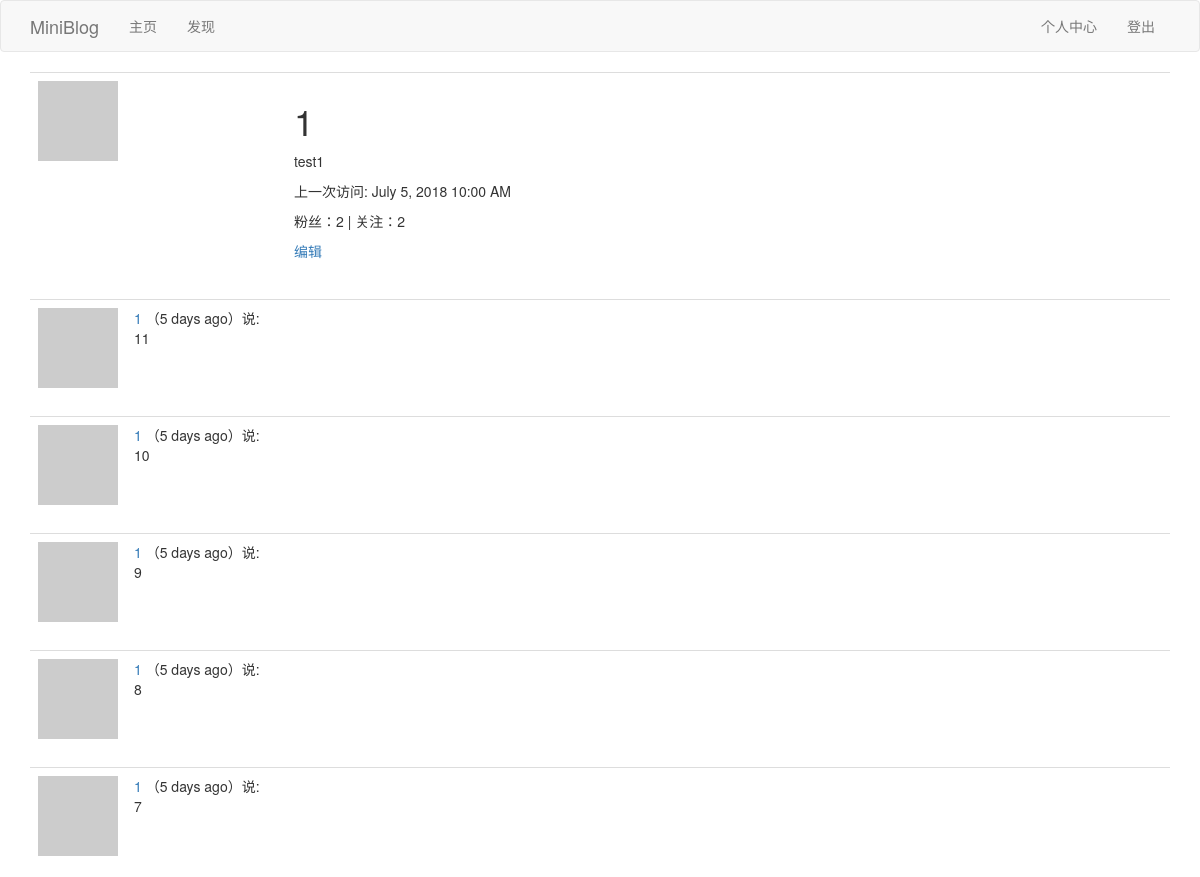
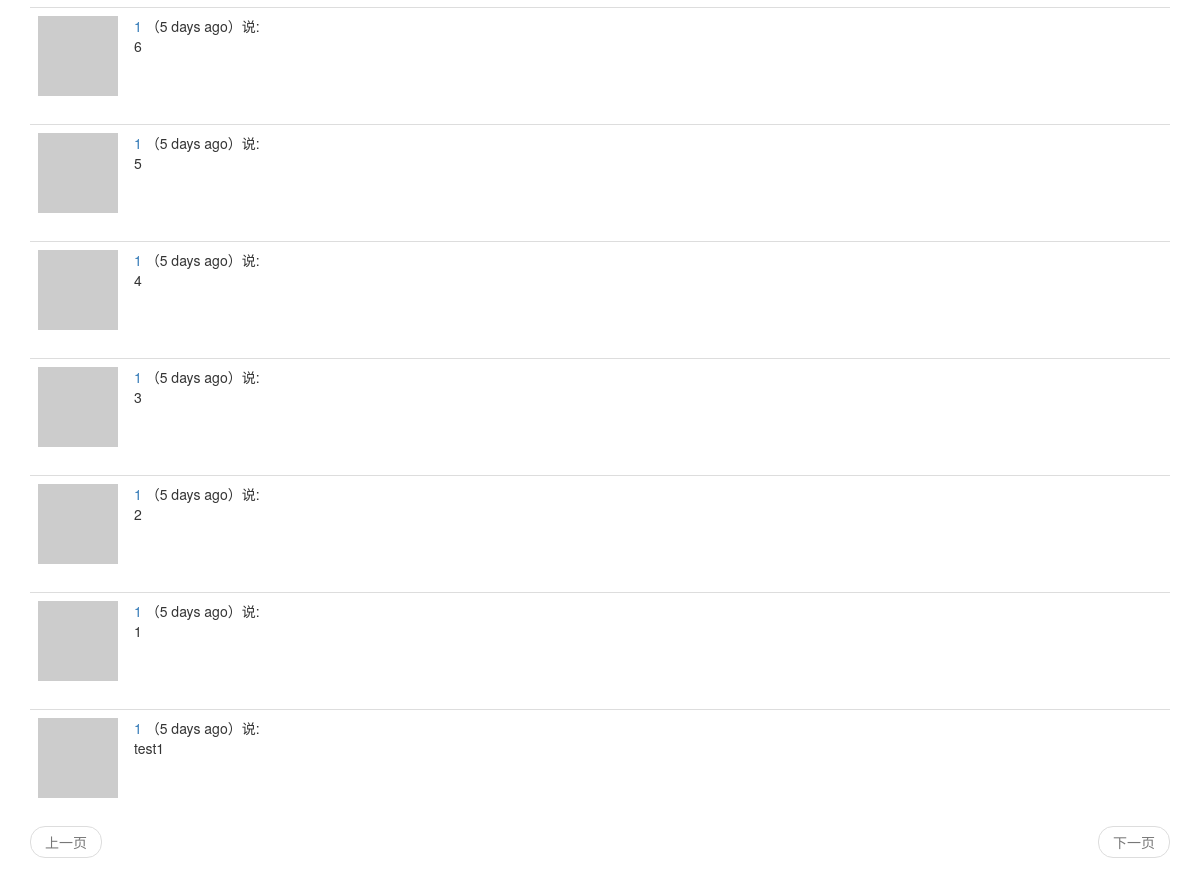
/user/1 (signed in), run on the app's committed database (2 pictures, top to bottom).
### app/models.py (models this page shows, shortened)
class User(UserMixin,db.Model):
	__tablename__ = 'user'
	id = db.Column(db.Integer,primary_key=True)
	username = db.Column(db.String(64),index=True,unique=True)
	email = db.Column(db.String(64),index=True,unique=True)
	password_hash = db.Column(db.String(128))
	posts = db.relationship('Post',backref='author',lazy='dynamic')
	about_me = db.Column(db.String(140))
	last_seen = db.Column(db.DateTime,default=datetime.utcnow)
	def __repr__(self):
		return '<User {}'.format(self.username)
	__str__ = __repr__
	def avatar(self,size):
		digest = md5(self.email.lower().encode('utf-8')).hexdigest()
		return r'https://www.gravatar.com/avatar/{}?d=identicon&s={}'.format(digest,size)
	followed = db.relationship("User",secondary=followers,
		primaryjoin=(followers.c.follower_id == id),
		secondaryjoin=(followers.c.followed_id == id),
		backref=db.backref('followers',lazy='dynamic'),lazy='dynamic'
		)

class Post(db.Model):
    id = db.Column(db.Integer, primary_key=True)
    body = db.Column(db.String(140))
    timestamp = db.Column(db.DateTime, index=True, default=datetime.utcnow)
    user_id = db.Column(db.Integer, db.ForeignKey('user.id'))
    language = db.Column(db.String(5))

### app/main/views.py (the view)
@bp.route('/user/<username>')
@login_required
def user(username):
	user = User.query.filter_by(username=username).first_or_404()
	page = request.args.get('page',1,type=int)
	posts = user.posts.order_by(Post.timestamp.desc()).paginate(
		page,app.config['POSTS_PER_PAGE'],False)
	next_url = url_for('main.user',username=username,page=posts.next_num) if posts.has_next else None
	prev_url = url_for('main.user',username=username,page=posts.prev_num) if posts.has_prev else None
	return render_template('user.html',user=user,posts=posts.items,next_url=next_url, prev_url=prev_url)

### app/main/views.py (called while the page is built)
@app.before_request
def before_request():
	if current_user.is_authenticated:
		current_user.last_seen = datetime.utcnow()
		db.session.commit()
	g.locale = str(get_locale())

### app/models.py (called while the page is built)
@login.user_loader
def load_user(id):
	return User.query.get(int(id))

### app/main/templates/user.html
{% extends "base.html" %}
{% block app_content %}
	<table class="table table-hover">
        <tr>
            <td width="256px"><img src="{{ user.avatar(256) }}"></td>
            <td>
            	<h1>{{ user.username }}</h1>
            	{% if user.about_me %}<p>{{ user.about_me }}</p>{% endif %}
                {% if user.last_seen %}<p>{{_("上一次访问")}}: {{ moment(user.last_seen).format('LLL') }}</p>{% endif %}
                <p>{{_("粉丝")}}：{{ user.followers.count() }} | {{_("关注")}}：{{ user.followed.count() }} </p>
                {% if user == current_user %}
                    <p><a href="{{ url_for('main.edit_profile') }}">{{_("编辑")}}</a></p>
                {% elif current_user.is_following(user) %}
                    <p><a href="{{ url_for('main.unfollow', username=user.username) }}">{{_("取消关注")}}</a></p>
                {% else %}
                    <p><a href="{{ url_for('main.follow', username=user.username) }}">{{_("点击关注")}}</a></p>
                {% endif %}
            </td>
        </tr>
    </table>
	{% for post in posts %}
		{% include "_post.html" %}
	{% endfor %}
    {% include "_pagination.html" %}
{% endblock %}

### app/main/templates/_post.html (shortened to what this page needs)
    <table class="table table-hover">
        <tr>
            <td width="70px">
                <a href="{{ url_for('main.user', username=post.author.username) }}">
                    <img src="{{ post.author.avatar(70) }}" />
                </a>
            </td>
            <td>
                <a href="{{ url_for('main.user', username=post.author.username) }}">
                    {{ post.author.username }}
                </a>
                （{{ moment(post.timestamp).fromNow() }}）{{_('说')}}:
                <br>
                <span id="post{{post.id}}">{{ post.body }}</span>
            </td>
        </tr>
    </table>

### data on the page
User: username "1", about_me "test1", last_seen "July 5, 2018 10:00 AM"
Post: author.username "1", timestamp "5 days ago", body "11"
Post: author.username "1", timestamp "5 days ago", body "10"
Post: author.username "1", timestamp "5 days ago", body "9"
Post: author.username "1", timestamp "5 days ago", body "8"
Post: author.username "1", timestamp "5 days ago", body "7"
Post: author.username "1", timestamp "5 days ago", body "6"
Post: author.username "1", timestamp "5 days ago", body "5"
Post: author.username "1", timestamp "5 days ago", body "4"
Post: author.username "1", timestamp "5 days ago", body "3"
Post: author.username "1", timestamp "5 days ago", body "2"
Post: author.username "1", timestamp "5 days ago", body "1"
Post: author.username "1", timestamp "5 days ago", body "test1"

### other printed values
{{ user.followers.count() }} "2"
{{ user.followed.count() }} "2"
